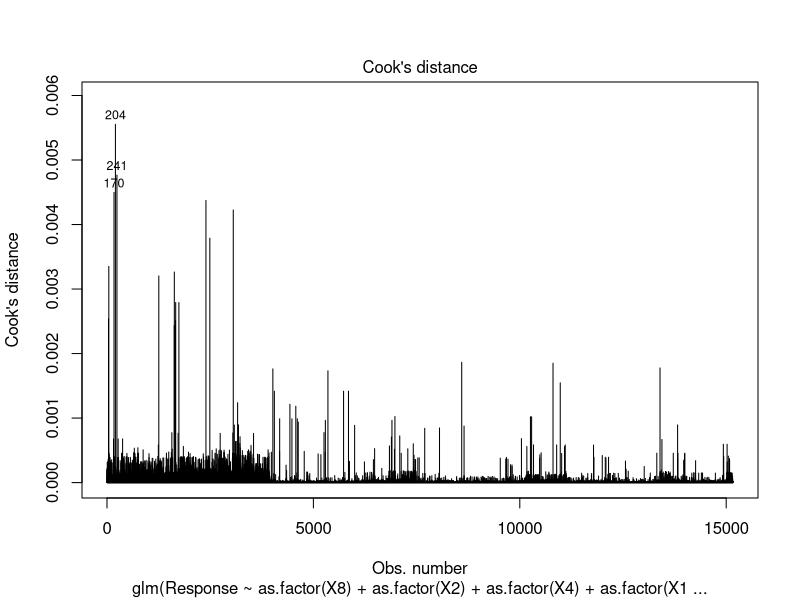
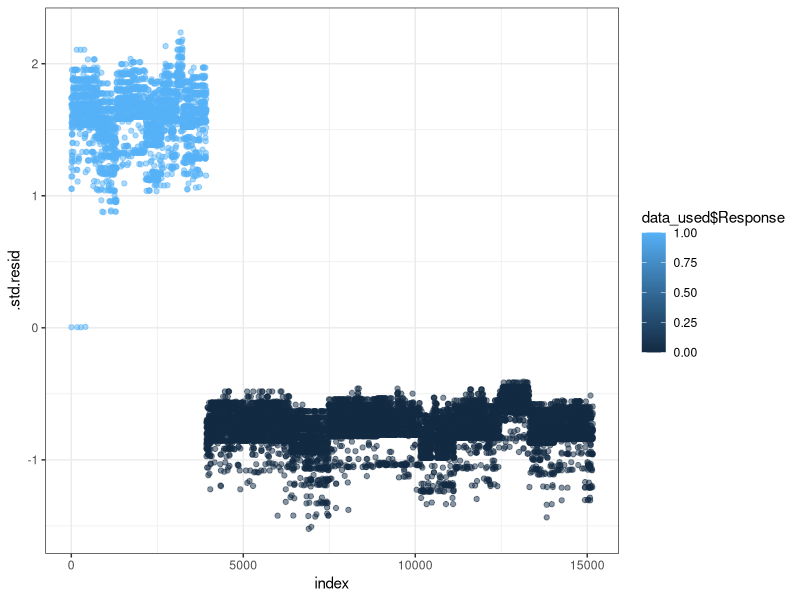

Generate these figures, in order, with R:
###############################################################
###############################################################
# Project - MythAnalysis

library(tidyverse)
library(readxl)
library(gmodels)

data <- read_xlsx("MosquitoBiteMyth_Dataset.xlsx")
data

nrow(data) #18302
ncol(data) #18

summary(data)

data_1 <- filter(data, Y %in% c(1,2))
data_1

nrow(data_1) #15164

summary(data_1)

# removing WOMEN_ID column and getting needed column names 
data_ <- select(data_1, -c(WOMEN_ID))
data_ 

# finding unique values of each column
column_names_ <- colnames(data_)
column_names_
for (column_names_ in data_){
  sort_unique <- sort(unique(column_names_))
  print(sort_unique)
}

# finding the missing values in any of the column
sapply(data_, function(x) sum(is.na(x))) 

# data exploration

CrossTable(data_$X1, data_$Y, prop.r = FALSE, prop.c = TRUE, prop.t = FALSE, prop.chisq = FALSE)
CrossTable(data_$X2, data_$Y, prop.r = FALSE, prop.c = TRUE, prop.t = FALSE, prop.chisq = FALSE)
CrossTable(data_$X3, data_$Y, prop.r = FALSE, prop.c = TRUE, prop.t = FALSE, prop.chisq = FALSE)
CrossTable(data_$X4, data_$Y, prop.r = FALSE, prop.c = TRUE, prop.t = FALSE, prop.chisq = FALSE)
CrossTable(data_$X5, data_$Y, prop.r = FALSE, prop.c = TRUE, prop.t = FALSE, prop.chisq = FALSE)
CrossTable(data_$X6, data_$Y, prop.r = FALSE, prop.c = TRUE, prop.t = FALSE, prop.chisq = FALSE)
CrossTable(data_$X7, data_$Y, prop.r = FALSE, prop.c = TRUE, prop.t = FALSE, prop.chisq = FALSE)
CrossTable(data_$X8, data_$Y, prop.r = FALSE, prop.c = TRUE, prop.t = FALSE, prop.chisq = FALSE)
CrossTable(data_$X9, data_$Y, prop.r = FALSE, prop.c = TRUE, prop.t = FALSE, prop.chisq = FALSE)
CrossTable(data_$X10, data_$Y, prop.r = FALSE, prop.c = TRUE, prop.t = FALSE, prop.chisq = FALSE)
CrossTable(data_$X11, data_$Y, prop.r = FALSE, prop.c = TRUE, prop.t = FALSE, prop.chisq = FALSE)
CrossTable(data_$X12, data_$Y, prop.r = FALSE, prop.c = TRUE, prop.t = FALSE, prop.chisq = FALSE)
CrossTable(data_$X13, data_$Y, prop.r = FALSE, prop.c = TRUE, prop.t = FALSE, prop.chisq = FALSE)
CrossTable(data_$X14, data_$Y, prop.r = FALSE, prop.c = TRUE, prop.t = FALSE, prop.chisq = FALSE)
CrossTable(data_$X15, data_$Y, prop.r = FALSE, prop.c = TRUE, prop.t = FALSE, prop.chisq = FALSE)
CrossTable(data_$X16, data_$Y, prop.r = FALSE, prop.c = TRUE, prop.t = FALSE, prop.chisq = FALSE)


# Finding the important variables

# use x12 by excluding x9,x10 and x11
data_3 <- select(data_, -c(X9, X10, X11))
data_3

# conduct chi-square test for selected other variables and Y1
chisq.test(table(data_3$X1,data_3$Y))
chisq.test(table(data_3$X2,data_3$Y))
chisq.test(table(data_3$X3,data_3$Y))
chisq.test(table(data_3$X4,data_3$Y))
chisq.test(table(data_3$X5,data_3$Y))
chisq.test(table(data_3$X6,data_3$Y))
chisq.test(table(data_3$X7,data_3$Y))
chisq.test(table(data_3$X8,data_3$Y))
chisq.test(table(data_3$X12,data_3$Y))
chisq.test(table(data_3$X13,data_3$Y))
chisq.test(table(data_3$X14,data_3$Y))
chisq.test(table(data_3$X15,data_3$Y))
chisq.test(table(data_3$X16,data_3$Y))

# select X1, X2, X3, X4, X7, X8, X12, X15, X16

# record 1 to 1 and 2 to 0
d1 = data_3 %>% filter(Y=="1")
d2 = data_3 %>% filter(Y=="2")

d3 = d1 %>% mutate(Y1 = Y*1)
d4 = d2 %>% mutate(Y1 = Y*0)

data_7 <- bind_rows(d3,d4) 
data_7

data_used = data_7 %>% rename(Response=Y1)
data_used

# Model building 
# forward selection 

model2 <- glm(Response~as.factor(X1), data=data_used, family=binomial)
summary(model2)
model3 <- glm(Response~as.factor(X2), data=data_used, family=binomial)
summary(model3)
model4 <- glm(Response~as.factor(X3), data=data_used, family=binomial)
summary(model4)
model5 <- glm(Response~as.factor(X4), data=data_used, family=binomial)
summary(model5)
model6 <- glm(Response~as.factor(X7), data=data_used, family=binomial)
summary(model6)
model7 <- glm(Response~as.factor(X8), data=data_used, family=binomial)
summary(model7)
model8 <- glm(Response~as.factor(X12), data=data_used, family=binomial)
summary(model8)
model9 <- glm(Response~as.factor(X15), data=data_used, family=binomial)
summary(model9)
model10 <- glm(Response~as.factor(X16), data=data_used, family=binomial)
summary(model10)

1-pchisq(67,2)
1-pchisq(145,8)
1-pchisq(78,5)
1-pchisq(109,5)
1-pchisq(13,2)
1-pchisq(336,5)
1-pchisq(9,2)
1-pchisq(8,1)
1-pchisq(149,4)

model11 <- glm(as.factor(Y)~as.factor(X8)+as.factor(X1), data=data_3, family=binomial)
summary(model11)
model12 <- glm(as.factor(Y)~as.factor(X8)+as.factor(X2), data=data_3, family=binomial)
summary(model12)
model13 <- glm(as.factor(Y)~as.factor(X8)+as.factor(X3), data=data_3, family=binomial)
summary(model13)
model14 <- glm(as.factor(Y)~as.factor(X8)+as.factor(X4), data=data_3, family=binomial)
summary(model14)
model15 <- glm(as.factor(Y)~as.factor(X8)+as.factor(X7), data=data_3, family=binomial)
summary(model15)
model16 <- glm(as.factor(Y)~as.factor(X8)+as.factor(X12), data=data_3, family=binomial)
summary(model16)
model17 <- glm(as.factor(Y)~as.factor(X8)+as.factor(X15), data=data_3, family=binomial)
summary(model17)
model18 <- glm(as.factor(Y)~as.factor(X8)+as.factor(X16), data=data_3, family=binomial)
summary(model18)

1-pchisq(34,2)
1-pchisq(132,8)
1-pchisq(42,5)
1-pchisq(63,6)
1-pchisq(13,2)
1-pchisq(3,2)
1-pchisq(1,1)
1-pchisq(28,4)

model19 <- glm(as.factor(Y)~as.factor(X8)+as.factor(X2)+as.factor(X1), data=data_3, family=binomial)
summary(model19)
model20 <- glm(as.factor(Y)~as.factor(X8)+as.factor(X2)+as.factor(X3), data=data_3, family=binomial)
summary(model20)
model21 <- glm(as.factor(Y)~as.factor(X8)+as.factor(X2)+as.factor(X4), data=data_3, family=binomial)
summary(model21)
model22 <- glm(as.factor(Y)~as.factor(X8)+as.factor(X2)+as.factor(X7), data=data_3, family=binomial)
summary(model22)
model23 <- glm(as.factor(Y)~as.factor(X8)+as.factor(X2)+as.factor(X12), data=data_3, family=binomial)
summary(model23)
model24 <- glm(as.factor(Y)~as.factor(X8)+as.factor(X2)+as.factor(X15), data=data_3, family=binomial)
summary(model24)
model25 <- glm(as.factor(Y)~as.factor(X8)+as.factor(X2)+as.factor(X16), data=data_3, family=binomial)
summary(model25)

1-pchisq(15,2)
1-pchisq(36,5)
1-pchisq(51,6)
1-pchisq(11,2)
1-pchisq(3,2)
1-pchisq(0,1)
1-pchisq(27,4)

model26 <- glm(as.factor(Y)~as.factor(X8)+as.factor(X2)+as.factor(X4)+as.factor(X1), data=data_3, family=binomial)
summary(model26)
model27 <- glm(as.factor(Y)~as.factor(X8)+as.factor(X2)+as.factor(X4)+as.factor(X3), data=data_3, family=binomial)
summary(model27)
model28 <- glm(as.factor(Y)~as.factor(X8)+as.factor(X2)+as.factor(X4)+as.factor(X7), data=data_3, family=binomial)
summary(model28)
model29 <- glm(as.factor(Y)~as.factor(X8)+as.factor(X2)+as.factor(X4)+as.factor(X12), data=data_3, family=binomial)
summary(model29)
model30 <- glm(as.factor(Y)~as.factor(X8)+as.factor(X2)+as.factor(X4)+as.factor(X15), data=data_3, family=binomial)
summary(model30)
model31 <- glm(as.factor(Y)~as.factor(X8)+as.factor(X2)+as.factor(X4)+as.factor(X16), data=data_3, family=binomial)
summary(model31)

1-pchisq(2,2)
1-pchisq(5,2)
1-pchisq(9,2)
1-pchisq(3,2)
1-pchisq(0,1)
1-pchisq(24,4)

model32 <- glm(as.factor(Y)~as.factor(X8)+as.factor(X2)+as.factor(X4)+as.factor(X16)+as.factor(X1), data=data_3, family=binomial)
summary(model32)
model33 <- glm(as.factor(Y)~as.factor(X8)+as.factor(X2)+as.factor(X4)+as.factor(X16)+as.factor(X3), data=data_3, family=binomial)
summary(model33)
model34 <- glm(as.factor(Y)~as.factor(X8)+as.factor(X2)+as.factor(X4)+as.factor(X16)+as.factor(X7), data=data_3, family=binomial)
summary(model34)
model35 <- glm(as.factor(Y)~as.factor(X8)+as.factor(X2)+as.factor(X4)+as.factor(X16)+as.factor(X12), data=data_3, family=binomial)
summary(model35)
model36 <- glm(as.factor(Y)~as.factor(X8)+as.factor(X2)+as.factor(X4)+as.factor(X16)+as.factor(X15), data=data_3, family=binomial)
summary(model36)

1-pchisq(0,2)
1-pchisq(5,5)
1-pchisq(10,2)
1-pchisq(5,2)
1-pchisq(0,1)

model37 <- glm(as.factor(Y)~as.factor(X8)+as.factor(X2)+as.factor(X4)+as.factor(X16)+as.factor(X7)+as.factor(X1), data=data_3, family=binomial)
summary(model37)
model38 <- glm(as.factor(Y)~as.factor(X8)+as.factor(X2)+as.factor(X4)+as.factor(X16)+as.factor(X7)+as.factor(X3), data=data_3, family=binomial)
summary(model38)
model39 <- glm(as.factor(Y)~as.factor(X8)+as.factor(X2)+as.factor(X4)+as.factor(X16)+as.factor(X7)+as.factor(X12), data=data_3, family=binomial)
summary(model39)
model40 <- glm(as.factor(Y)~as.factor(X8)+as.factor(X2)+as.factor(X4)+as.factor(X16)+as.factor(X7)+as.factor(X15), data=data_3, family=binomial)
summary(model40)

1-pchisq(0,2)
1-pchisq(5,5)
1-pchisq(5,2)
1-pchisq(0,1)

model_fitted <- glm(Response~as.factor(X8)+as.factor(X2)+as.factor(X4)+as.factor(X16)+as.factor(X7), data=data_used, family=binomial)
summary(model_fitted)



# checking multi-collinearity 
car::vif(model_fitted)

# influential cases

plot(model_fitted, which=4, id.n=3)
library(broom)
model.data <- augment(model_fitted) %>% mutate(index=1:n())
model.data %>% top_n(3, .cooksd)
library(ggplot2)
ggplot(model.data, aes(index, .std.resid))+geom_point(aes(color=data_used$Response), alpha=0.5)+theme_bw()
model.data %>% filter(abs(.std.resid)>3)
